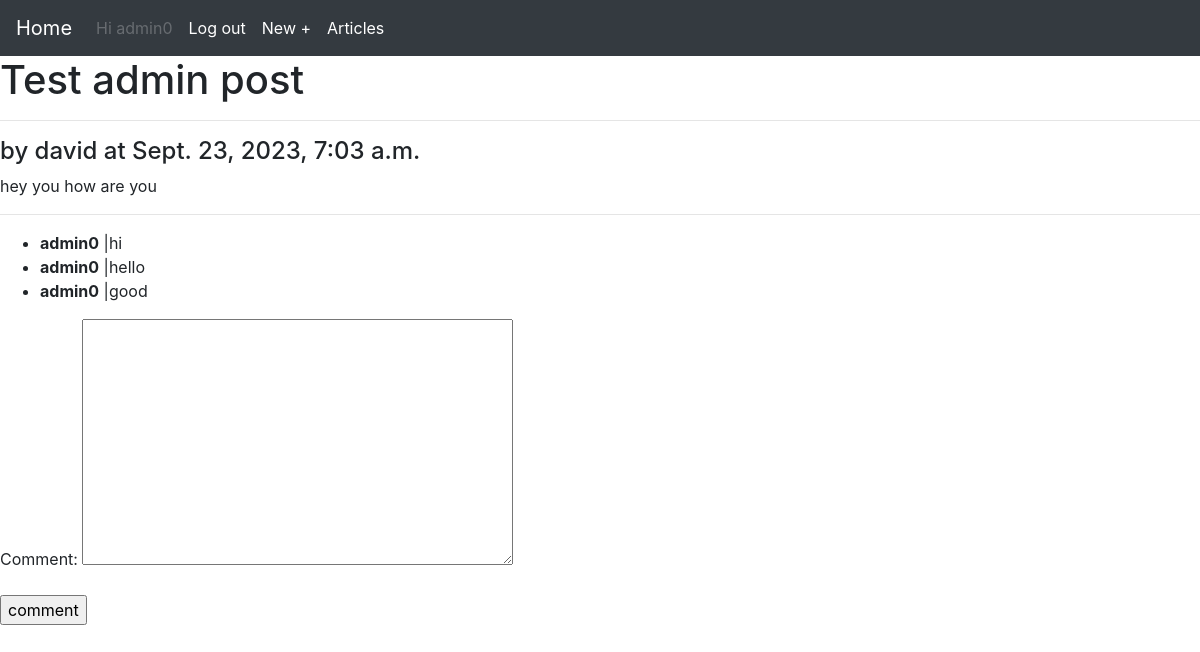
/articles/4/ (signed in), run on the app's committed database.
### accounts/models.py (models this page shows)
class customUser(AbstractUser):
    age = models.PositiveBigIntegerField(null=True,blank=True)

### articles/models.py (models this page shows, shortened)
class Article(models.Model):
    title = models.CharField(max_length=200)
    body = models.TextField()
    date = models.DateTimeField(auto_now_add=True)
    author = models.CharField(max_length=50)
    another = models.ForeignKey(get_user_model(), on_delete=models.CASCADE, null=True)

class Comment(models.Model):
    article = models.ForeignKey(Article,related_name="comments", on_delete=models.CASCADE)
    comment = models.TextField()
    writer = models.ForeignKey(get_user_model(), on_delete=models.CASCADE)

### articles/views.py (the view, shortened to what this page needs)
# urls.py: path("<int:pk>/",views.article_detail,name="article_detail"),
def article_detail(request,pk):
    article = get_object_or_404(Article,id=pk)
    form = CommentForm()
    return render(request,'articles/article_detail.html',{"article":article , "form":form})

### articles/forms.py
class CommentForm(forms.ModelForm):
    class Meta:
        model = Comment
        fields = ("comment",)

### templates/articles/article_detail.html (shortened to what this page needs)
{% extends "base.html" %}
{% block content %}
    <h1>{{article.title}}</h1>
    <hr>
    <h4>by {{article.author}} at {{article.date}}</h4>
    <p>
        {{article.body}}
    </p>
    <hr>
    <p>
    <ul>
        {% for comment in article.comments.all %}
        <li>
            <b>{{comment.writer}}</b> |{{comment.comment}}
        </li>
        {% endfor %}
    </ul>
        {% if user.is_authenticated %}
            <form action = "" method="POST">
                {{form.as_p}}
                <input type="submit" value="comment">
            </form>
        {% endif %}
    </p>
{% endblock content %}

### templates/base.html (shortened to what this page needs)
<!DOCTYPE html>
<html>
    <head>
        <link rel="stylesheet" href="https://cdn.jsdelivr.net/npm/bootstrap@4.6.2/dist/css/bootstrap.min.css">
        <link rel="stylesheet" href="">
    </head>
    <body>
    <header>
        <nav class="navbar navbar-expand-lg navbar-dark bg-dark">
            <a class="navbar-brand" href="{% url 'home' %}">Home</a>
            <div class="collapse navbar-collapse" id="navbarNav">
              <ul class="navbar-nav text-light">
                {% if user.is_authenticated %}
                <li class="nav_item">
                  <a class="nav-item nav-link disabled" href="#" tabindex="-1" aria-disabled="true">Hi {{user}}</a>
                </li>
                <li class="nav-item active">
                  <a class="nav-link" href="{% url 'logout' %}">Log out<span class="sr-only">(current)</span></a>
                </li>
                {% if user.is_authenticated %}
                <li class="nav-item active">
                  <a class="nav-link" href="{% url 'article_create' %}">New +<span class="sr-only">(current)</span></a>
                </li>
                <li class="nav-item active">
                  <a class="nav-link" href="{% url 'article_list' %}">Articles<span class="sr-only">(current)</span></a>
                </li>
                {% endif %}
                {% endif %}
              </ul>
            </div>
          </nav>
    </header>
        {% block content %}
        {% endblock content %}
    </body>
</html>

### data on the page
customUser: username "admin0"
Article: title "Test admin post", author "david", date "Sept. 23, 2023, 7:03 a.m.", body "hey you how are you"
Comment: writer "admin0", comment "hi"
Comment: writer "admin0", comment "hello"
Comment: writer "admin0", comment "good"
